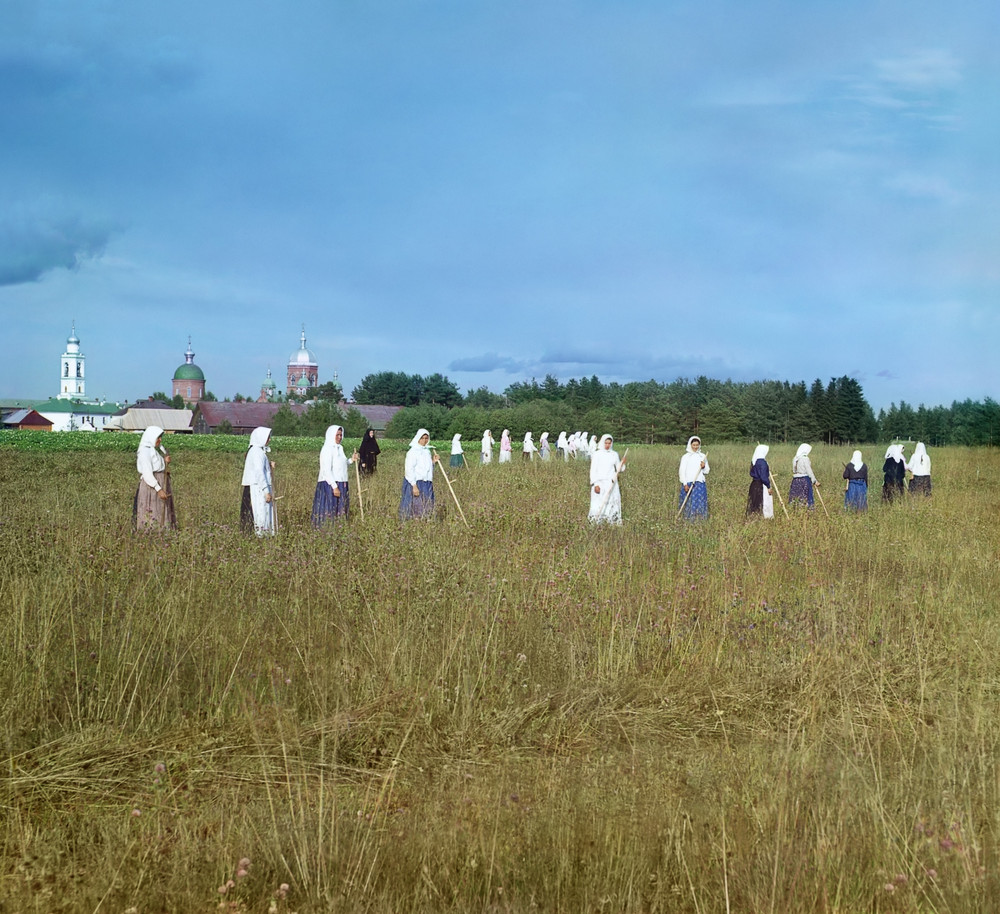
#> input picture Lab08 Code/data/haying.jpg, 1000 x 914 px
$ python detect_people_hog.py
#> lines starting #> are read from the running program, lines starting #| are printed output that depends on the picture; after the words box and inside, x2 and y2 are one past the last pixel; in counts of white or black regions, pixels touching at a corner belong together
import cv2
import os

OPENCV_MAJOR_VERSION = int(cv2.__version__.split('.')[0])
OPENCV_MINOR_VERSION = int(cv2.__version__.split('.')[1])

def is_inside(i, o):
    ix, iy, iw, ih = i
    ox, oy, ow, oh = o
    return ix > ox and ix + iw < ox + ow and \
        iy > oy and iy + ih < oy + oh

hog = cv2.HOGDescriptor()
hog.setSVMDetector(cv2.HOGDescriptor_getDefaultPeopleDetector())

# Construct absolute path to image relative to this script
img_path = os.path.join(os.path.dirname(__file__), 'data', 'haying.jpg')
img = cv2.imread(img_path)
#> img is the input picture: shape (914, 1000, 3); mean B, G, R 136.4, 141.9, 123.1

if OPENCV_MAJOR_VERSION >= 5 or \
        (OPENCV_MAJOR_VERSION == 4 and OPENCV_MINOR_VERSION >= 6):
    # OpenCV 4.6 or a later version is being used.
    found_rects, found_weights = hog.detectMultiScale(
        img, winStride=(4, 4), scale=1.02, groupThreshold=1.9)
#> found_rects = [[157, 333, 67, 134], [572, 419, 66, 132], [661, 421, 68, 135], [299, 409, 70, 142], [221, 412, 75, 150], [389, 416, 67, 133]]; found_weights = [0.65, 0.595, 0.872, 0.19, 0.659, 0.139]
else:
    # OpenCV 4.5 or an earlier version is being used.
    # The groupThreshold parameter used to be named finalThreshold.
    found_rects, found_weights = hog.detectMultiScale(
        img, winStride=(4, 4), scale=1.02, finalThreshold=1.9)

found_rects_filtered = []
found_weights_filtered = []
for ri, r in enumerate(found_rects):
    for qi, q in enumerate(found_rects):
        if ri != qi and is_inside(r, q):
            break
    else:
        found_rects_filtered.append(r)
        found_weights_filtered.append(found_weights[ri])
#> this loop made 6 passes
#> after the loop, found_rects_filtered has the same summary as found_rects; found_weights_filtered = [0.65, 0.595, 0.872, 0.19, 0.659, 0.139]

for ri, r in enumerate(found_rects_filtered):
    x, y, w, h = r
    cv2.rectangle(img, (x, y), (x + w, y + h), (0, 255, 255), 2)
    text = '%.2f' % found_weights_filtered[ri]
    cv2.putText(img, text, (x, y - 20),
                cv2.FONT_HERSHEY_SIMPLEX, 1, (0, 255, 255), 2)
#> this loop made 6 passes
#> (x, y, w, h, text) on passes 1 to 6: (157, 333, 67, 134, '0.65'), (572, 419, 66, 132, '0.59'), (661, 421, 68, 135, '0.87'), (299, 409, 70, 142, '0.19'), (221, 412, 75, 150, '0.66'), (389, 416, 67, 133, '0.14')
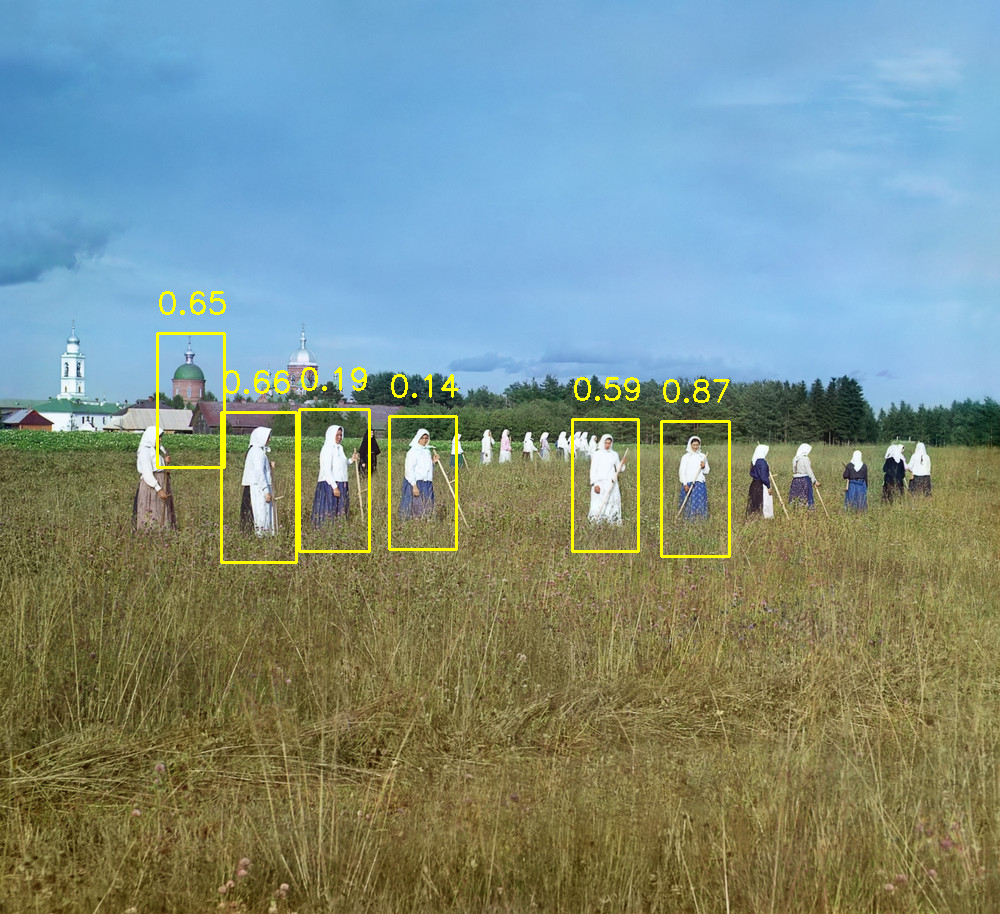
#> img: shape (914, 1000, 3); 1.14% of pixels changed, all inside (x1, y1, x2, y2) = (156, 291, 731, 564)

cv2.imshow('Women in Hayfield Detected', img)

# Create result directory if it doesn't exist
output_dir = os.path.join(os.path.dirname(__file__), 'result')
if not os.path.exists(output_dir):
    os.makedirs(output_dir)

output_path = os.path.join(output_dir, 'women_in_hayfield_detected.png')
cv2.imwrite(output_path, img)
cv2.waitKey(0)
